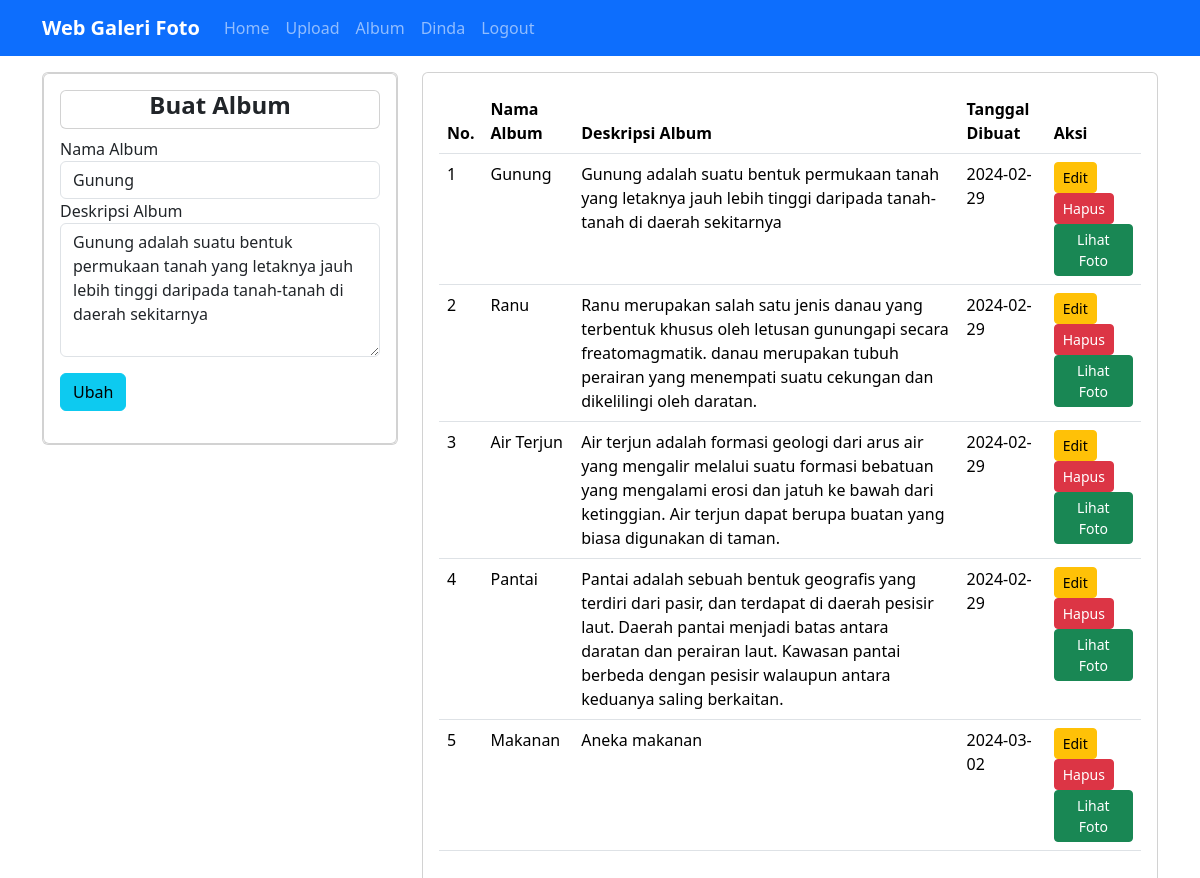
The app's page /?url=album&&edit&&albumid=16 (signed in) with its own data.
### tables this page shows
CREATE TABLE `album` (
  `albumid` int(11) NOT NULL,
  `namaalbum` varchar(255) NOT NULL,
  `deskripsi` text NOT NULL,
  `tanggaldibuat` date NOT NULL,
  `userid` int(11) NOT NULL
);

### page/album.php (the view, shortened to what this page needs)
<div class="container">
    <div class="row">
    <div class="col-4">
            <div class="card mt-3">
            <div class="card">
                <div class="card-body">
                <div class="card mb-2">
               <h4 class="text-center"><strong>Buat Album</h4></strong>
               </div>
                    <?php
                        $albumid=@$_GET['albumid'];
                    $val=mysqli_fetch_array(mysqli_query($conn, "SELECT * FROM album WHERE albumid='$albumid' "));
                    ?>
                   <?php if(!isset($_GET['edit'])): ?>
                    <form action="?url=album" method="post">
                    <div class="form-group">
                        <label>Nama Album</label>
                        <input type="text" class="form-control" required name="namaalbum">
                    </div>
                    <div class="form-group">
                        <label>Deskripsi</label>
                        <textarea name="deskripsi" class="form-control" required cols="30" rows="5"></textarea>
                    </div>
                    <input type="submit" value="Simpan" name="submit" class="btn btn-primary my-3">
                    </form>
                    <?php elseif(isset($_GET['edit'])): ?>
                    <form action="?url=album&&edit&&albumid=<?= $val['albumid'] ?>" method="post">
                    <div class="form-group">
                        <label>Nama Album</label>
                        <input type="text" class="form-control" value="<?= $val['namaalbum'] ?>" required name="namaalbum">
                    </div>
                    <div class="form-group">
                        <label>Deskripsi Album</label>
                        <textarea name="deskripsi" class="form-control" required cols="30" rows="5"><?= $val['deskripsi'] ?></textarea>
                    </div>
                    <input type="submit" value="Ubah" name="submit" class="btn btn-info my-3">
                    </form>
                    <?php endif; ?>
                </div>
                </div>
            </div>
        </div>
    <div class="col-8">
       <div class="card mt-3">
         <div class="card-body">
           <table class="table table-hovered">
                <thead>
                    <tr>
                        <th>No.</th>
                        <th>Nama Album</th>
                        <th>Deskripsi Album</th>
                        <th>Tanggal Dibuat</th>
                        <th>Aksi</th>
                    </tr>
                </thead>
                <tbody>
                    <?php
                        $i=1;
                        $userid=@$_SESSION['userid'];
                        $albums=mysqli_query($conn, "SELECT * FROM album WHERE userid='$userid'");
                        foreach($albums as $album):
                    ?>
                    <tr>
                        <td><?= $i++ ?></td>
                        <td><?= $album['namaalbum'] ?></td>
                        <td><?= $album['deskripsi'] ?></td>
                        <td><?= $album['tanggaldibuat'] ?></td>
                        <td>
                            <a href="?url=album&&edit&&albumid=<?= $album['albumid'] ?>" class="btn btn-sm btn-warning">Edit</a>
                            <a href="?url=album&&hapus&&albumid=<?= $album['albumid'] ?>" class="btn btn-sm btn-danger">Hapus</a>
                            <a href="?url=kategori&&albumid=<?= $album['albumid'] ?>" class="btn btn-sm btn-success">Lihat Foto</a>
                        </td>
                    </tr>
                    <?php endforeach; ?>
                </tbody>
         </table>
       </div>
      </div>
    </div>
</div>

### assets/css/style.css (style rules this page uses)
.container { width: 100%; margin: 0 auto; }
.container:after { content: ''; display: block; clear: both; }

### records on screen
album: namaalbum "Gunung", deskripsi "Gunung adalah suatu bentuk permukaan tanah yang letaknya jauh lebih tinggi daripada tanah-tanah di daerah sekitarnya", tanggaldibuat "2024-02-29"
album: namaalbum "Ranu", deskripsi "Ranu merupakan salah satu jenis danau yang terbentuk khusus oleh letusan gunungapi secara freatomagmatik. danau merupakan tubuh perairan yang menempati suatu cekungan dan dikelilingi oleh daratan.", tanggaldibuat "2024-02-29"
album: namaalbum "Air Terjun", deskripsi "Air terjun adalah formasi geologi dari arus air yang mengalir melalui suatu formasi bebatuan yang mengalami erosi dan jatuh ke bawah dari ketinggian. Air terjun dapat berupa buatan yang biasa digunakan di taman.", tanggaldibuat "2024-02-29"
album: namaalbum "Pantai", deskripsi "Pantai adalah sebuah bentuk geografis yang terdiri dari pasir, dan terdapat di daerah pesisir laut. Daerah pantai menjadi batas antara daratan dan perairan laut. Kawasan pantai berbeda dengan pesisir walaupun antara keduanya saling berkaitan.", tanggaldibuat "2024-02-29"
album: namaalbum "Makanan", deskripsi "Aneka makanan", tanggaldibuat "2024-03-02"

### other values on screen
$_SESSION['username'] "Dinda"
